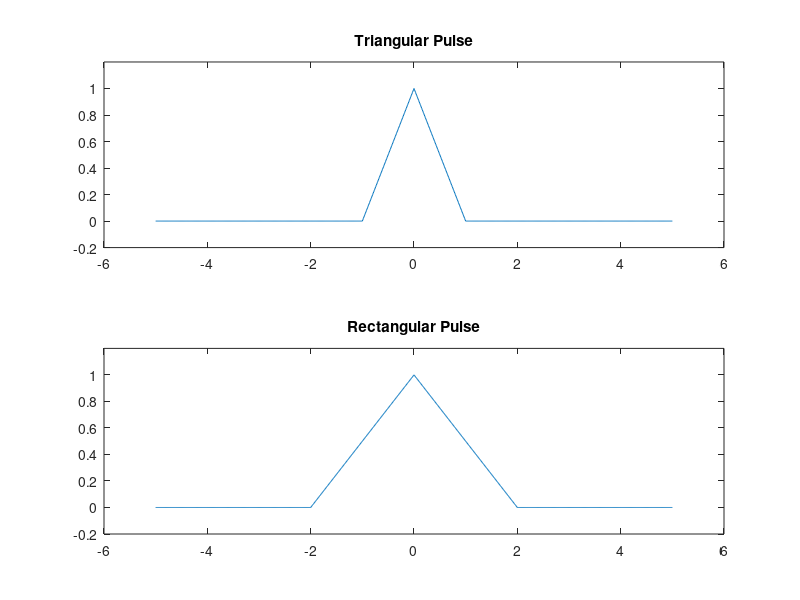

Write MATLAB code to recreate this figure.
% 39p (a)
t = -5:0.01:5;
w = 2;
x = tripuls(t,w);
figure(1);
subplot(2,1,1);
plot(t, x);
ylim([-0.2 1.2]);
title('Triangular Pulse');

% 39p (b)
t = -5:0.01:5;
w = 4;
x = tripuls(t,w);
figure(1);
subplot(2,1,2);
plot(t, x);
ylim([-0.2 1.2]);
title('Rectangular Pulse');